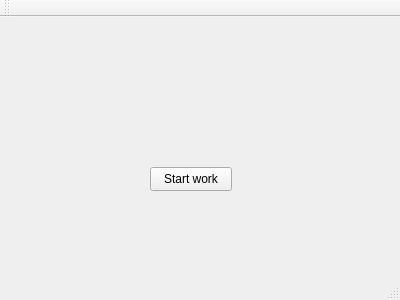
<?xml version="1.0" encoding="UTF-8"?>
<ui version="4.0">
 <class>MainWindow</class>
 <widget class="QMainWindow" name="MainWindow">
  <property name="geometry">
   <rect>
    <x>0</x>
    <y>0</y>
    <width>400</width>
    <height>300</height>
   </rect>
  </property>
  <property name="windowTitle">
   <string>MainWindow</string>
  </property>
  <widget class="QWidget" name="centralWidget">
   <widget class="QPushButton" name="btStart">
    <property name="geometry">
     <rect>
      <x>150</x>
      <y>150</y>
      <width>82</width>
      <height>24</height>
     </rect>
    </property>
    <property name="text">
     <string>Start work</string>
    </property>
   </widget>
  </widget>
  <widget class="QMenuBar" name="menuBar">
   <property name="geometry">
    <rect>
     <x>0</x>
     <y>0</y>
     <width>400</width>
     <height>22</height>
    </rect>
   </property>
  </widget>
  <widget class="QToolBar" name="mainToolBar">
   <attribute name="toolBarArea">
    <enum>TopToolBarArea</enum>
   </attribute>
   <attribute name="toolBarBreak">
    <bool>false</bool>
   </attribute>
  </widget>
  <widget class="QStatusBar" name="statusBar"/>
 </widget>
 <layoutdefault spacing="6" margin="11"/>
 <resources/>
 <connections/>
</ui>
